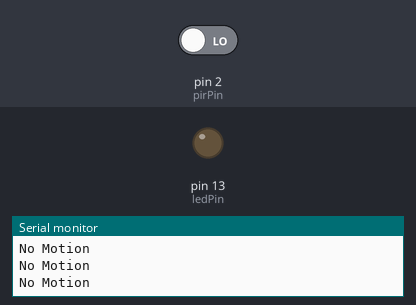
The sketch below on a simulated Arduino Uno, built with avr-gcc and run on an emulated ATmega328P. Parts: output pins drawn as LEDs (lit = HIGH), the last lines printed to the serial monitor. Inputs (shaded band) come from the test bench; at power-on: pin 2 (pirPin) LOW.

Above: at 1.2 s.
1.3 s: pin 2 (pirPin) driven HIGH
At 1.9 s:
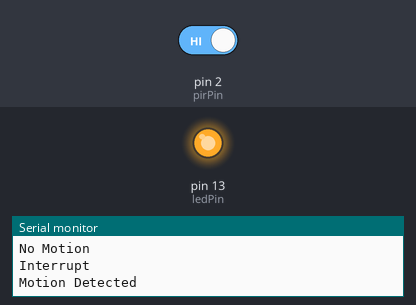
Timing chart, 0 to 4.3 s (numbered marks = the images above; inputs shaded):
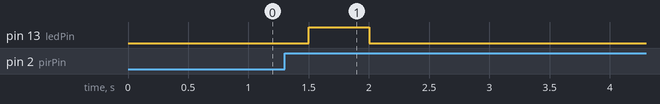

Measured:
- after the input at 1.3 s, pin 13 (ledPin): LOW → HIGH after 0.20 s, → LOW 0.50 s later

The sketch:

MotionSCode.ino
```cpp
// Pin definitions
const int pirPin = 2;   // PIR sensor on 2
const int ledPin = 13;  // led on 13

// Store motion status
volatile bool motionDetected = false;

void setup() {
  // Initialize serial communication
  Serial.begin(9600);

  // Set LED as output
  pinMode(ledPin, OUTPUT);

  // Attach an interrupt to pin 2, which triggers on RISING signal (motion detected)
  attachInterrupt(digitalPinToInterrupt(pirPin), detectMotion, RISING);
}

void loop() {
  // not in use due to interrupt
  if (motionDetected) {
  // Turn on the LED
  digitalWrite(ledPin, HIGH);
  Serial.println("Motion Detected");
  // Reset the flag after processing
  motionDetected = false;
  delay(500);
  } else {
  // Turn off the LED when no motion is detected
  digitalWrite(ledPin, LOW);
  Serial.println("No Motion");

  // Small delay to avoid flooding the serial monitor
  delay(500);
  }
}
  // Interrupt Service Routine (ISR) to handle PIR sensor
void detectMotion() {
  // Toggle the motion detected flag
  motionDetected = true;
  Serial.println("Interrupt");
  }
```
